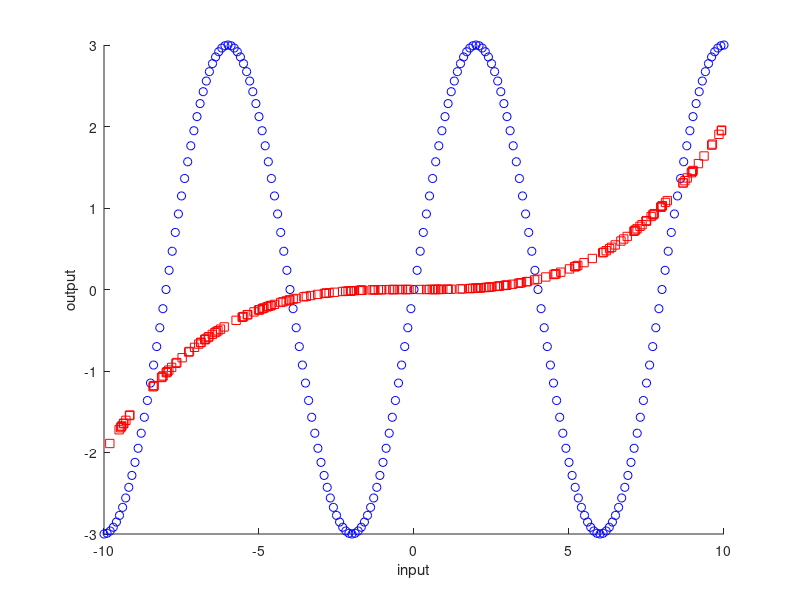

Source code (MATLAB):
a = importdata('prac1_q4.dat')
x = a(:,1)
y = a(:,2)
x1 = a(:,3)
y1 = a(:,4)
scatter(x,y,'b','o')
hold on
scatter(x1,y1,'r','s'),xlabel('input'),ylabel('output')
hold off